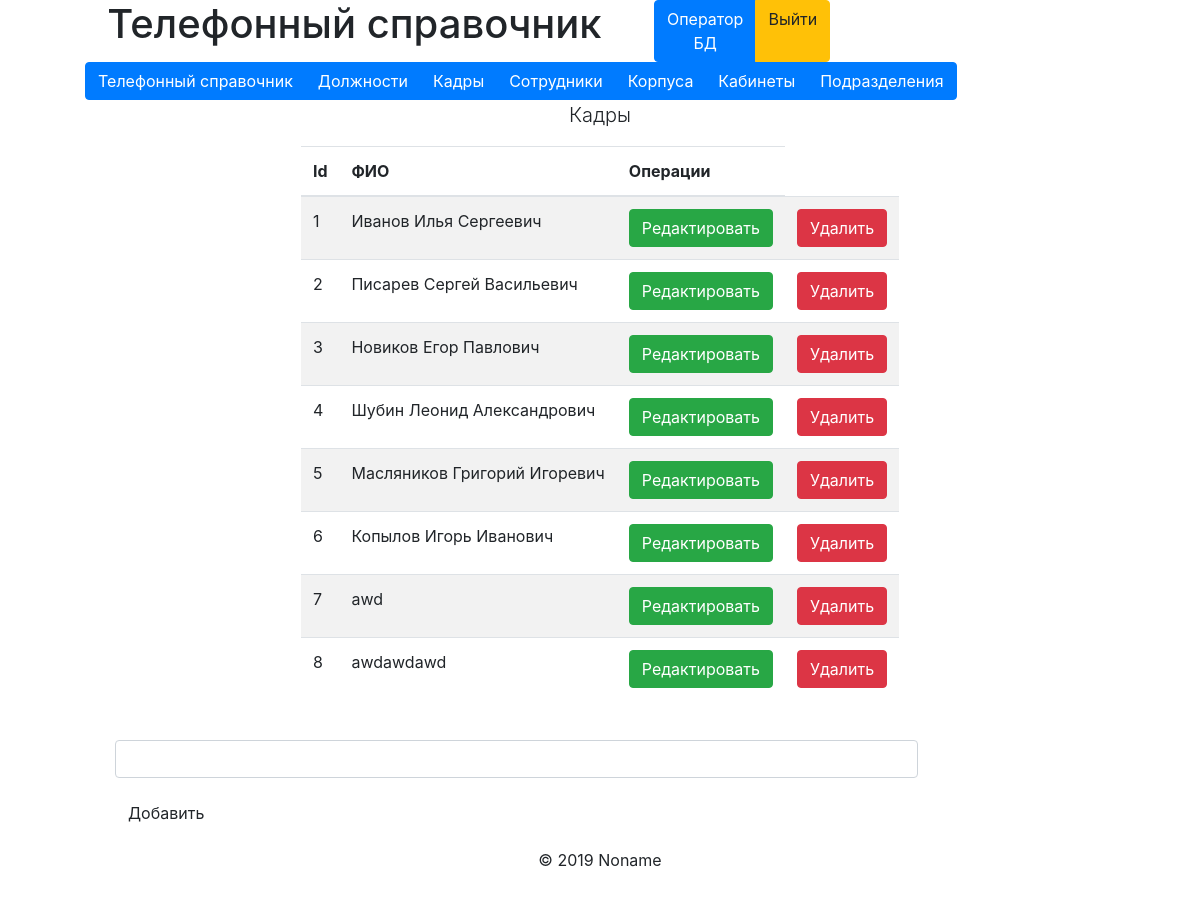
Page /person.php (signed in) on the committed database.
### tables this page shows
CREATE TABLE `person` (
  `id` int(11) NOT NULL,
  `FullName` varchar(100) NOT NULL
);

### common.php (the view, shortened to what this page needs)
<?php
function isAdmin()
{
  if (session_status()!==PHP_SESSION_ACTIVE)
    return FALSE;
  else
    if (isset($_SESSION['Id']))
      return TRUE;
    else
      return FALSE;
}
function _a($array,$key)
{
$result='';
	if ($array AND is_array($array) AND isset($array[$key]))
		$result=$array[$key];
		return $result;
}
function getHeader()
{
  if (isAdmin())
  {
    return
'    <div class="row">
      <h1 class="col-md-9 text-center">Телефонный справочник</h1>
      <div class="col-md-3 btn-group" role="group">
        <a class="btn btn-primary" href="profile.php">Оператор БД</a>
        <a class="btn btn-warning" href="logout.php">Выйти</a>
      </div>
    </div>
    <div class="text-center">
      <div class="btn-group " role="group">
        <a class="btn btn-primary" href="index.php">Телефонный справочник</a>
        <a class="btn btn-primary" href="position.php">Должности</a>
        <a class="btn btn-primary" href="person.php">Кадры</a>
        <a class="btn btn-primary" href="employee.php">Сотрудники</a>
        <a class="btn btn-primary" href="housing.php">Корпуса</a>
        <a class="btn btn-primary" href="cabinet.php">Кабинеты</a>
        <a class="btn btn-primary" href="department.php">Подразделения</a>
      </div>
    </div>';
  }
}
function template($params=array())
{
	echo
	'<!DOCTYPE html>
	<html>
	<head>
	<meta charset="utf-8" />
	<title>'._a($params,'title').'</title>
	<meta name="keywords" content="'._a($params,'keywords').'" />
	<meta name="description" content="'._a($params,'description').'" />
	<link href="css/style.css" rel="stylesheet">
	<link href="bootstrap/css/bootstrap.min.css" rel="stylesheet">
	<!--[if lt IE 9]>
	<script src="https://oss.maxcdn.com/html5shiv/3.7.2/html5shiv.min.js"></script>
	<script src="https://oss.maxcdn.com/respond/1.4.2/respond.min.js"></script>
	<![endif]-->
	</head>
	<body>
	<div class="wrapper">
	<header class="header row">
	'.getHeader().'
	</header>
	<main class="content">
	'._a($params,'content').'
	</main>
	</div>
	<footer class="footer">
	<p class="text-center">&copy;&nbsp;2019&nbsp;Noname</p>
	</footer>
	<script src="https://ajax.googleapis.com/ajax/libs/jquery/1.11.3/jquery.min.js"></script>
	<script src="bootstrap/js/bootstrap.min.js"></script>
	</body>
	</html>';
}
function getDBTableAsHTML($query,$params=array())
{
	global $link;
	$title='';
	$tableClass='db-table table-center';
	$tableTitleClass='db-table-title';
	extract($params);
	$result=mysqli_query($link,$query);
	$c='';
		if ($title=='query')
			$c='<p class="'.$tableTitleClass.'">'.$query.'</p>';
				elseif ($title!='')
					$c='<p class="'.$tableTitleClass.'">'.$title.'</p>';
		$c.='<table class="'.$tableClass.'"><thead><tr>';
		while ($field=mysqli_fetch_field($result))
			$c.='<th>'.$field->name.'</th>';
			if (isAdmin()) { $c.='<th>Операции</th>'; }
			$c.='</tr></thead><tbody>';
		while ($row = mysqli_fetch_row($result)) {
			$c.='<tr>';
				foreach ($row as $value)
					$c.='<td>'.$value.'</td>';
					if (isAdmin()) { $c.='<td><a class="btn btn-success" href = "" >Редактировать</a></td><td><a class="btn btn-danger" href = "delete_person.php" >Удалить</a></td>'; }
					$c.='</tr>';
	}
	$c.='</tbody></table>';
		return $c;
	}
?>

### css/style.css (style rules this page uses)
* { margin: 0; padding: 0; }
html { height: 100%; }
article, aside, details, figcaption, figure, footer, header, hgroup, main, nav, section, summary { display: block; }
body { font: 12px/18px Arial, sans-serif; width: 100%; height: 100%; }
.wrapper { width: 1000px; margin: 0 auto; min-height: 100%; height: auto !important; height: 100%; }
.content { padding: 0 0 50px; }
.footer { width: 1000px; margin: -50px auto 0; height: 50px; position: relative; }
.table-center { width:auto !important; margin: 0 auto; }

### rows in the picture
person: id "1", FullName "Иванов Илья Сергеевич"
person: id "2", FullName "Писарев Сергей Васильевич"
person: id "3", FullName "Новиков Егор Павлович"
person: id "4", FullName "Шубин Леонид Александрович"
person: id "5", FullName "Масляников Григорий Игоревич"
person: id "6", FullName "Копылов Игорь Иванович"
person: id "7", FullName "awd"
person: id "8", FullName "awdawdawd"

### other values in the picture
$title "Кадры"
$field->name "Id"
$field->name "ФИО"
$SubmitTitle "Добавить"
